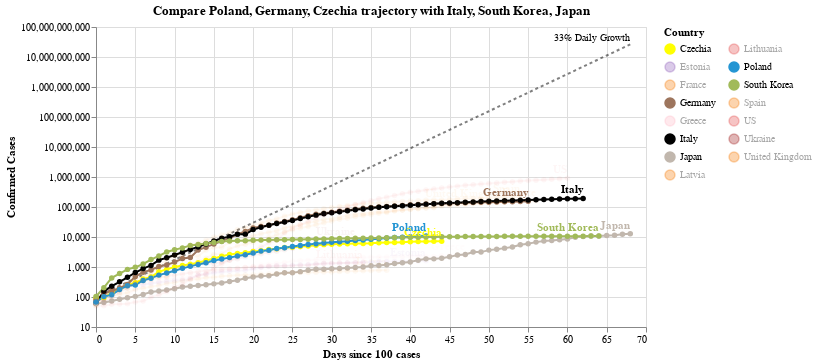

Here is the notebook cell this chart was saved with:
### Code cell
#hide_input
chart2 = make_since_chart(['Poland', 'Germany', 'Czechia'])
chart2

### Figure 1 — Vega-Lite specification as saved in the notebook (floating-point values rounded to 4 significant figures; data arrays with more than 128 entries replaced by an {"elided": "..."} marker saying what was removed)
{"config": {"view": {"continuousWidth": 400, "continuousHeight": 300}}, "layer": [{"mark": {"type": "line", "color": "black", "opacity": 0.5, "strokeDash": [3, 3]}, "encoding": {"x": {"type": "quantitative", "field": "Days since 100 cases"}, "y": {"type": "quantitative", "field": "Confirmed Cases"}}}, {"mark": {"type": "text", "align": "right", "dy": -6, "fontSize": 10, "text": "33% Daily Growth"}, "encoding": {"x": {"type": "quantitative", "field": "Days since 100 cases"}, "y": {"type": "quantitative", "field": "Confirmed Cases"}}, "transform": [{"filter": "(datum['Days since 100 cases'] >= 68)"}]}, {"data": {"name": "data-a6e8db3daac15aa9aed6c12329c8cdf3"}, "mark": {"type": "line", "point": true}, "encoding": {"color": {"type": "nominal", "field": "Country", "legend": {"columns": 2}, "scale": {"domain": ["Czechia", "Estonia", "France", "Germany", "Greece", "Italy", "Japan", "Latvia", "Lithuania", "Poland", "South Korea", "Spain", "US", "Ukraine", "United Kingdom"], "range": ["yellow", "#9467bd", "#F58518", "#9D755D", "pink", "black", "#C1B7AD", "#F58518", "#E45756", "#2495D3", "#A1BA59", "#F58518", "#E45756", "brown", "#F58518"]}}, "opacity": {"condition": {"value": 1, "selection": "selector002"}, "value": 0.05}, "tooltip": [{"type": "nominal", "field": "Country"}, {"type": "temporal", "field": "Date"}, {"type": "quantitative", "field": "Confirmed Cases"}, {"type": "quantitative", "field": "Days since 100 cases"}], "x": {"type": "quantitative", "field": "Days since 100 cases"}, "y": {"type": "quantitative", "field": "Confirmed Cases", "scale": {"type": "log"}}}, "selection": {"selector002": {"type": "multi", "fields": ["Country"], "bind": "legend", "init": [{"Country": "Poland"}, {"Country": "Germany"}, {"Country": "Czechia"}, {"Country": "Italy"}, {"Country": "South Korea"}, {"Country": "Japan"}]}}, "width": 550}, {"data": {"name": "data-a6e8db3daac15aa9aed6c12329c8cdf3"}, "mark": {"type": "text", "align": "right", "dy": -8, "fontWeight": "bold"}, "encoding": {"color": {"type": "nominal", "field": "Country", "legend": {"columns": 2}, "scale": {"domain": ["Czechia", "Estonia", "France", "Germany", "Greece", "Italy", "Japan", "Latvia", "Lithuania", "Poland", "South Korea", "Spain", "US", "Ukraine", "United Kingdom"], "range": ["yellow", "#9467bd", "#F58518", "#9D755D", "pink", "black", "#C1B7AD", "#F58518", "#E45756", "#2495D3", "#A1BA59", "#F58518", "#E45756", "brown", "#F58518"]}}, "opacity": {"condition": {"value": 1, "selection": "selector002"}, "value": 0.05}, "text": {"type": "nominal", "field": "Country"}, "tooltip": [{"type": "nominal", "field": "Country"}, {"type": "temporal", "field": "Date"}, {"type": "quantitative", "field": "Confirmed Cases"}, {"type": "quantitative", "field": "Days since 100 cases"}], "x": {"type": "quantitative", "field": "Days since 100 cases"}, "y": {"type": "quantitative", "field": "Confirmed Cases", "scale": {"type": "log"}}}, "transform": [{"filter": "(datum['Date'] >= 1587686400000)"}], "width": 550}], "data": {"name": "data-59e82599b6e19717e48f083014aa5a3c"}, "title": "Compare Poland, Germany, Czechia trajectory with Italy, South Korea, Japan", "$schema": "https://vega.github.io/schema/vega-lite/v4.0.2.json", "datasets": {"data-59e82599b6e19717e48f083014aa5a3c": [{"Days since 100 cases": 0, "Confirmed Cases": 100.0}, {"Days since 100 cases": 1, "Confirmed Cases": 133.0}, {"Days since 100 cases": 2, "Confirmed Cases": 176.9}, {"Days since 100 cases": 3, "Confirmed Cases": 235.3}, {"Days since 100 cases": 4, "Confirmed Cases": 312.9}, {"Days since 100 cases": 5, "Confirmed Cases": 416.2}, {"Days since 100 cases": 6, "Confirmed Cases": 553.5}, {"Days since 100 cases": 7, "Confirmed Cases": 736.1}, {"Days since 100 cases": 8, "Confirmed Cases": 979.1}, {"Days since 100 cases": 9, "Confirmed Cases": 1302.0}, {"Days since 100 cases": 10, "Confirmed Cases": 1732.0}, {"Days since 100 cases": 11, "Confirmed Cases": 2303.0}, {"Days since 100 cases": 12, "Confirmed Cases": 3064.0}, {"Days since 100 cases": 13, "Confirmed Cases": 4074.0}, {"Days since 100 cases": 14, "Confirmed Cases": 5419.0}, {"Days since 100 cases": 15, "Confirmed Cases": 7207.0}, {"Days since 100 cases": 16, "Confirmed Cases": 9586.0}, {"Days since 100 cases": 17, "Confirmed Cases": 12750.0}, {"Days since 100 cases": 18, "Confirmed Cases": 16960.0}, {"Days since 100 cases": 19, "Confirmed Cases": 22550.0}, {"Days since 100 cases": 20, "Confirmed Cases": 29990.0}, {"Days since 100 cases": 21, "Confirmed Cases": 39890.0}, {"Days since 100 cases": 22, "Confirmed Cases": 53060.0}, {"Days since 100 cases": 23, "Confirmed Cases": 70560.0}, {"Days since 100 cases": 24, "Confirmed Cases": 93850.0}, {"Days since 100 cases": 25, "Confirmed Cases": 124800.0}, {"Days since 100 cases": 26, "Confirmed Cases": 166000.0}, {"Days since 100 cases": 27, "Confirmed Cases": 220800.0}, {"Days since 100 cases": 28, "Confirmed Cases": 293700.0}, {"Days since 100 cases": 29, "Confirmed Cases": 390600.0}, {"Days since 100 cases": 30, "Confirmed Cases": 519500.0}, {"Days since 100 cases": 31, "Confirmed Cases": 690900.0}, {"Days since 100 cases": 32, "Confirmed Cases": 918900.0}, {"Days since 100 cases": 33, "Confirmed Cases": 1222000.0}, {"Days since 100 cases": 34, "Confirmed Cases": 1625000.0}, {"Days since 100 cases": 35, "Confirmed Cases": 2162000.0}, {"Days since 100 cases": 36, "Confirmed Cases": 2875000.0}, {"Days since 100 cases": 37, "Confirmed Cases": 3824000.0}, {"Days since 100 cases": 38, "Confirmed Cases": 5086000.0}, {"Days since 100 cases": 39, "Confirmed Cases": 6764000.0}, {"Days since 100 cases": 40, "Confirmed Cases": 8996000.0}, {"Days since 100 cases": 41, "Confirmed Cases": 11970000.0}, {"Days since 100 cases": 42, "Confirmed Cases": 15910000.0}, {"Days since 100 cases": 43, "Confirmed Cases": 21170000.0}, {"Days since 100 cases": 44, "Confirmed Cases": 28150000.0}, {"Days since 100 cases": 45, "Confirmed Cases": 37440000.0}, {"Days since 100 cases": 46, "Confirmed Cases": 49790000.0}, {"Days since 100 cases": 47, "Confirmed Cases": 66230000.0}, {"Days since 100 cases": 48, "Confirmed Cases": 88080000.0}, {"Days since 100 cases": 49, "Confirmed Cases": 117100000.0}, {"Days since 100 cases": 50, "Confirmed Cases": 155800000.0}, {"Days since 100 cases": 51, "Confirmed Cases": 207200000.0}, {"Days since 100 cases": 52, "Confirmed Cases": 275600000.0}, {"Days since 100 cases": 53, "Confirmed Cases": 366600000.0}, {"Days since 100 cases": 54, "Confirmed Cases": 487500000.0}, {"Days since 100 cases": 55, "Confirmed Cases": 648400000.0}, {"Days since 100 cases": 56, "Confirmed Cases": 862400000.0}, {"Days since 100 cases": 57, "Confirmed Cases": 1147000000.0}, {"Days since 100 cases": 58, "Confirmed Cases": 1525000000.0}, {"Days since 100 cases": 59, "Confirmed Cases": 2029000000.0}, {"Days since 100 cases": 60, "Confirmed Cases": 2698000000.0}, {"Days since 100 cases": 61, "Confirmed Cases": 3589000000.0}, {"Days since 100 cases": 62, "Confirmed Cases": 4773000000.0}, {"Days since 100 cases": 63, "Confirmed Cases": 6348000000.0}, {"Days since 100 cases": 64, "Confirmed Cases": 8443000000.0}, {"Days since 100 cases": 65, "Confirmed Cases": 11230000000.0}, {"Days since 100 cases": 66, "Confirmed Cases": 14940000000.0}, {"Days since 100 cases": 67, "Confirmed Cases": 19860000000.0}, {"Days since 100 cases": 68, "Confirmed Cases": 26420000000.0}], "data-a6e8db3daac15aa9aed6c12329c8cdf3": {"elided": "765 records"}}}
